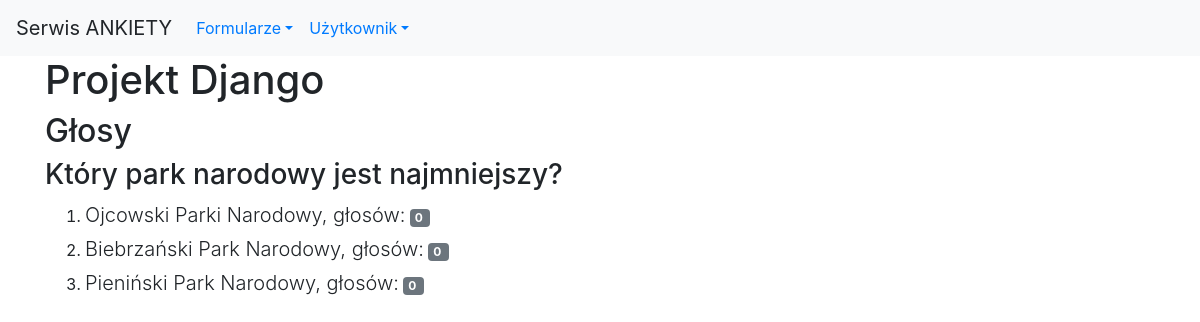
Screenshot of /formularze/pytanie/2 with the database file from the repository.
### formularze/models.py (models this page shows)
class Pytanie(models.Model):
    kategoria = models.ForeignKey(Kategoria, on_delete=models.SET_NULL,
                                  blank=True, null=True, related_name="pytania")
    tekst_pytania = models.CharField('tekst pytania', max_length=200)
    data_d = models.DateTimeField('data dodania', default=timezone.now)
    class Meta:
        verbose_name_plural = 'pytania'
        ordering = ['-data_d', ]
    def __str__(self):
        return self.tekst_pytania[0:50]

class Odpowiedz(models.Model):
    pytanie = models.ForeignKey(Pytanie, on_delete=models.CASCADE)
    tekst_odpowiedzi = models.CharField('tekst odpowiedzi', max_length=200)
    glosy = models.IntegerField('liczba głosów', default=0)
    class Meta:
        verbose_name_plural = 'odpowiedzi'
    def __str__(self):
        return self.tekst_odpowiedzi[0:50]

### formularze/views.py (the view)
# urls.py: path('pytanie/<int:pk>', views.LiczbaGlosow.as_view(), name='liczba-glosow'),
class LiczbaGlosow(DetailView):
    model = Pytanie
    template_name = 'formularze/liczba_glosow.html'
    context_object_name = 'pytanie'

### formularze/templates/formularze/liczba_glosow.html
{% extends 'szablon.html' %}
{% block tresc %}
    <h2>Głosy</h2>
    <h3>{{ pytanie }}</h3>
    <ol>
    {% for o in pytanie.odpowiedz_set.all %}
        <li class="mb-1">
            <span class="lead">{{ o }}, głosów:</span>
            <span class="badge badge-secondary">{{ o.glosy }}&nbsp;</span>
        </li>
    {% endfor %}
    </ol>
{% endblock %}

### rows the page displays
Pytanie: tekst_pytania "Który park narodowy jest najmniejszy?"
Odpowiedz: tekst_odpowiedzi "Ojcowski Parki Narodowy", glosy "0"
Odpowiedz: tekst_odpowiedzi "Biebrzański Park Narodowy", glosy "0"
Odpowiedz: tekst_odpowiedzi "Pieniński Park Narodowy", glosy "0"
